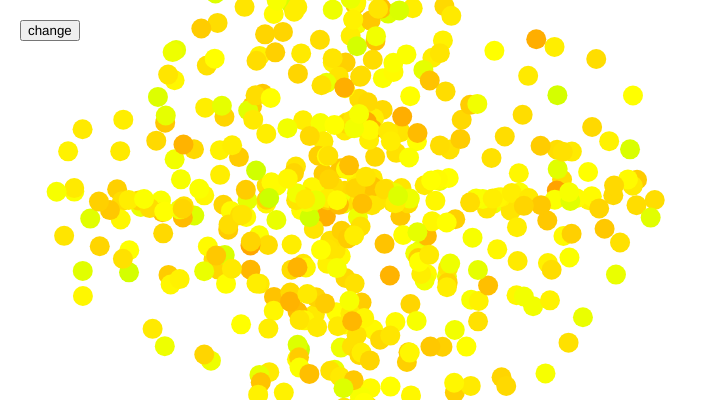
Frame 1 (no input)
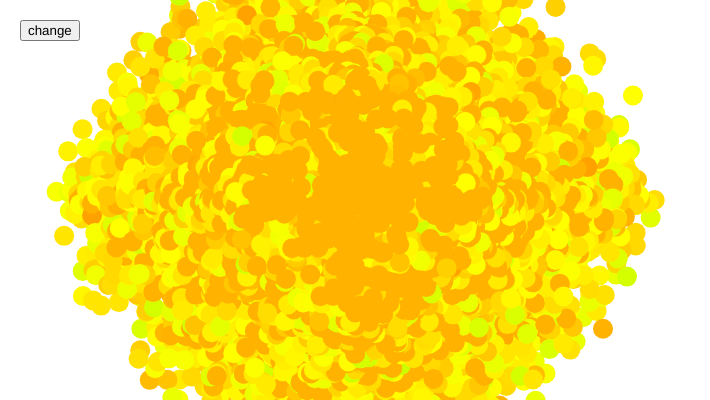
Frame 60 (no input)
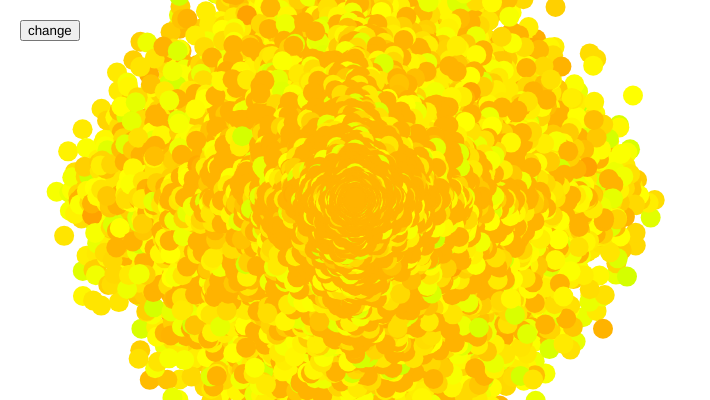
Frame 120 (the mouse pressed at the canvas centre since frame 60)

The p5.js sketch that drew these frames (run headless with seeded random() and noise() and a simulated clock; from frame 60 on, the mouse is pressed at the canvas centre):

// p5.js sketch
// ── sketch.js
let size = 500;
let geneSize = 360 + 100 * 2

let generation = 0

let currentAge = []
let newAge = []


// [1,....,0....,0....]の255*3の大きさの配列
let goal = []
// for (let i = 0; i < 255; i++) {
//     goal.push(1)
// }
// for (let i = 0; i < 255 * 2; i++) {
//     goal.push(0)
// }

function change() {
    clear()
    for (let i = 0; i < size; i++) {
        currentAge[i] = creageGenome()
    }
    generation = 0
    goal = []
    for (let i=0;i<360;i++){
        goal.push(Math.round(Math.random()))
    }
    for (let i=0;i<100*2;i++){
        goal.push(1)
    }
    console.log(goal)
}


function setup() {
    createCanvas(710, 400)
    background(255)
    // noLoop()
    noStroke()

    colorMode(HSB,360,100,100)

    button = createButton("change")
    button.position(20,20)
    button.mousePressed(change)
    change()
}


function draw() {

    colorMode(HSB)
    if(generation < 300) {
        const elite = selection(currentAge)
        const progeny = []
        for (let i = 0; i < elite.length - 1; i++) {
            progeny.push(...cross(elite[i], elite[i + 1]))
        }
        newAge = nextGeneration(currentAge, elite, progeny)
        newAge.forEach((age, index) => {
            const angle = random(TWO_PI)
            fill(...age.getColor())
            ellipse(710 / 2 + random(300 - generation) * cos(angle), 400 / 2 + random(300 - generation) * sin(angle), 20, 20)
        })
        generation += 3
        currentAge = newAge
        newAge = []
    }
}

function creageGenome() {
    const genome_list = []
    for (let i = 0; i < 360; i++) {
        genome_list.push(Math.round(Math.random()*Math.random()))
    }
    for(let i = 0; i < 100 *2; i++){
        genome_list.push(1)
    }
    return new Biont(genome_list)
}

class Biont {
    constructor(genome_list) {
        this.genome_list = genome_list
        this.evaluation = this.getEvaluate(goal)
    }

    getEvaluate(goal) {
        let score = 0
        for (let i = 0; i < this.genome_list.length; i++) {
            if (goal[i] === this.genome_list[i]) {
                score++
            }
        }
        return score / geneSize
    }

    getColor() {
        let c = 0
        let cArr = []
        for (let i = 0; i < this.genome_list.length; i++) {
            c += this.genome_list[i]
            if (i + 1 === 360 || i + 1 === 460 || i + 1 === 560) {
                cArr.push(c)
                c = 0
            }
        }
        return cArr
    }
}

function selection(age) {
    const elite = age.sort((a, b) => {
        return b.getEvaluate(goal) - a.getEvaluate(goal)
    })
    return elite.slice(0, 2)
}

function cross(bios1, bios2) {
    const cross_one = Math.round(random(geneSize))
    const cross_two = Math.round(random(cross_one, geneSize))
    const one = bios1.genome_list
    const two = bios2.genome_list
    const progeny_one = [...one.slice(0, cross_one), ...two.slice(cross_one, cross_two), ...one.slice(cross_two, geneSize)]
    const progeny_two = [...two.slice(0, cross_one), ...one.slice(cross_one, cross_two), ...two.slice(cross_two, geneSize)]
    return [new Biont(progeny_one), new Biont(progeny_two)]
}


function nextGeneration(age, elite, progeny) {
    const sorted_age = age.sort((a, b) => {
        return a.getEvaluate(goal) - b.getEvaluate(goal)
    })
    sorted_age.splice(0, elite.length + progeny.length)
    sorted_age.push(...elite, ...progeny)
    return sorted_age
}
